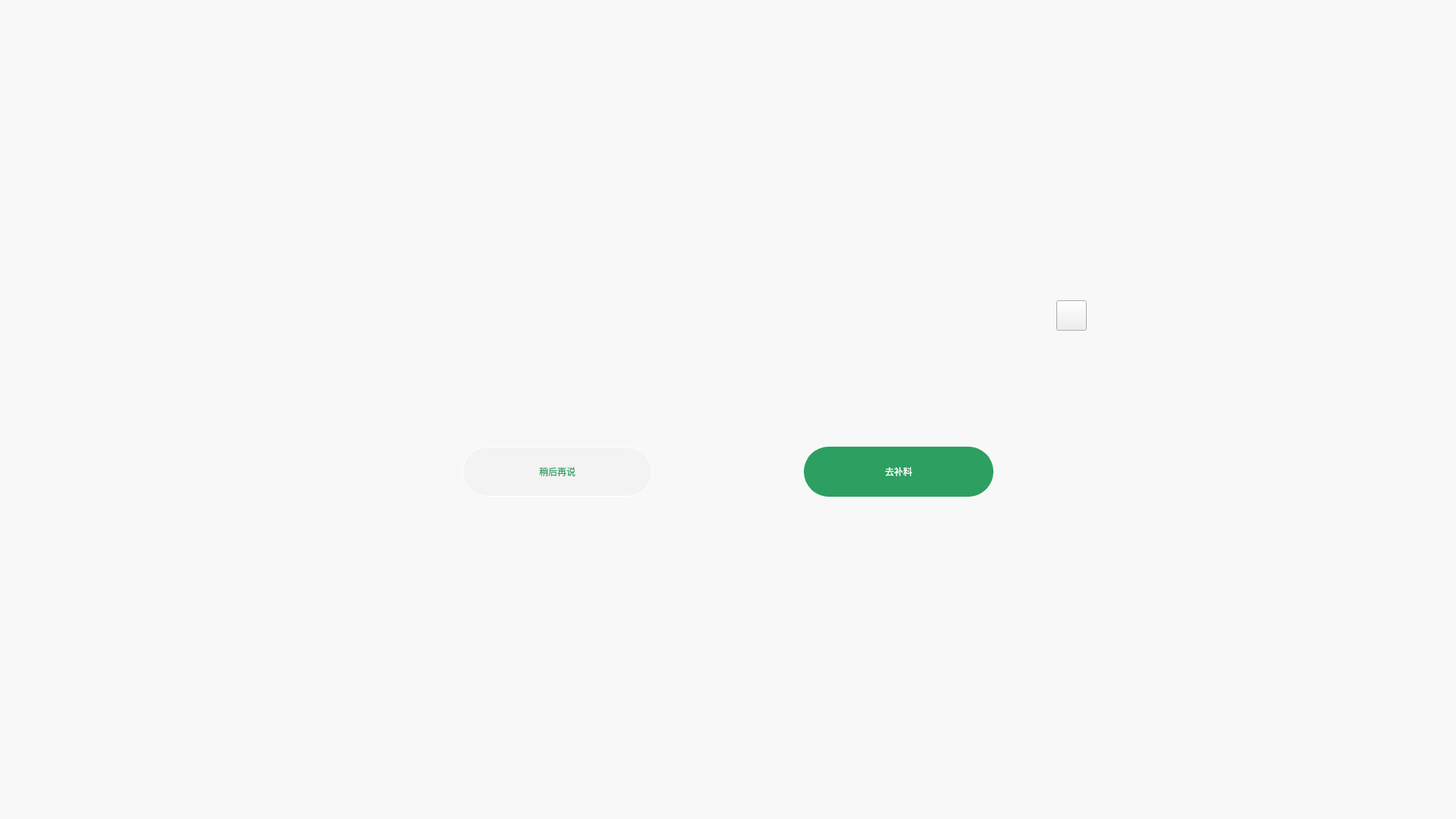
<?xml version="1.0" encoding="UTF-8"?>
<ui version="4.0">
 <class>Form</class>
 <widget class="QWidget" name="Form">
  <property name="geometry">
   <rect>
    <x>0</x>
    <y>0</y>
    <width>1920</width>
    <height>1080</height>
   </rect>
  </property>
  <property name="minimumSize">
   <size>
    <width>1920</width>
    <height>1080</height>
   </size>
  </property>
  <property name="maximumSize">
   <size>
    <width>1920</width>
    <height>1080</height>
   </size>
  </property>
  <property name="windowTitle">
   <string>Form</string>
  </property>
  <layout class="QHBoxLayout" name="horizontalLayout_5">
   <property name="spacing">
    <number>0</number>
   </property>
   <property name="leftMargin">
    <number>0</number>
   </property>
   <property name="topMargin">
    <number>0</number>
   </property>
   <property name="rightMargin">
    <number>0</number>
   </property>
   <property name="bottomMargin">
    <number>0</number>
   </property>
   <item>
    <widget class="QWidget" name="main_widget" native="true">
     <property name="styleSheet">
      <string notr="true">QWidget#main_widget{
	background-color: rgba(255, 255, 255, 150);
}
</string>
     </property>
     <layout class="QHBoxLayout" name="horizontalLayout">
      <item>
       <spacer name="horizontalSpacer_3">
        <property name="orientation">
         <enum>Qt::Horizontal</enum>
        </property>
        <property name="sizeHint" stdset="0">
         <size>
          <width>433</width>
          <height>20</height>
         </size>
        </property>
       </spacer>
      </item>
      <item>
       <widget class="QWidget" name="widget_5" native="true">
        <layout class="QVBoxLayout" name="verticalLayout_2">
         <item>
          <spacer name="verticalSpacer">
           <property name="orientation">
            <enum>Qt::Vertical</enum>
           </property>
           <property name="sizeHint" stdset="0">
            <size>
             <width>20</width>
             <height>348</height>
            </size>
           </property>
          </spacer>
         </item>
         <item>
          <widget class="QWidget" name="widget" native="true">
           <property name="minimumSize">
            <size>
             <width>1000</width>
             <height>330</height>
            </size>
           </property>
           <property name="maximumSize">
            <size>
             <width>1000</width>
             <height>330</height>
            </size>
           </property>
           <property name="styleSheet">
            <string notr="true">QWidget#widget{
	border-image: url(:/icon/order_dialog_background_2.png);
}</string>
           </property>
           <layout class="QVBoxLayout" name="verticalLayout">
            <property name="spacing">
             <number>0</number>
            </property>
            <property name="leftMargin">
             <number>0</number>
            </property>
            <property name="topMargin">
             <number>0</number>
            </property>
            <property name="rightMargin">
             <number>0</number>
            </property>
            <property name="bottomMargin">
             <number>0</number>
            </property>
            <item>
             <widget class="QWidget" name="widget_2" native="true">
              <layout class="QHBoxLayout" name="horizontalLayout_2">
               <property name="leftMargin">
                <number>0</number>
               </property>
               <property name="topMargin">
                <number>21</number>
               </property>
               <property name="rightMargin">
                <number>27</number>
               </property>
               <property name="bottomMargin">
                <number>0</number>
               </property>
               <item>
                <spacer name="horizontalSpacer">
                 <property name="orientation">
                  <enum>Qt::Horizontal</enum>
                 </property>
                 <property name="sizeHint" stdset="0">
                  <size>
                   <width>690</width>
                   <height>20</height>
                  </size>
                 </property>
                </spacer>
               </item>
               <item>
                <widget class="QPushButton" name="dialog_close_btn">
                 <property name="minimumSize">
                  <size>
                   <width>40</width>
                   <height>40</height>
                  </size>
                 </property>
                 <property name="maximumSize">
                  <size>
                   <width>40</width>
                   <height>40</height>
                  </size>
                 </property>
                 <property name="styleSheet">
                  <string notr="true">border-image:url(:/icon/conduit_dialog_close_btn.png);</string>
                 </property>
                 <property name="text">
                  <string/>
                 </property>
                </widget>
               </item>
              </layout>
             </widget>
            </item>
            <item>
             <widget class="QWidget" name="widget_3" native="true">
              <layout class="QHBoxLayout" name="horizontalLayout_4">
               <property name="leftMargin">
                <number>150</number>
               </property>
               <property name="topMargin">
                <number>40</number>
               </property>
               <property name="bottomMargin">
                <number>68</number>
               </property>
               <item>
                <widget class="QLabel" name="label">
                 <property name="minimumSize">
                  <size>
                   <width>45</width>
                   <height>45</height>
                  </size>
                 </property>
                 <property name="maximumSize">
                  <size>
                   <width>45</width>
                   <height>45</height>
                  </size>
                 </property>
                 <property name="styleSheet">
                  <string notr="true">border-image:url(:/icon/order_dialog_warn.png);</string>
                 </property>
                 <property name="text">
                  <string/>
                 </property>
                </widget>
               </item>
               <item>
                <widget class="QLabel" name="warn_msg_l">
                 <property name="styleSheet">
                  <string notr="true">color:rgb(44, 159, 97);</string>
                 </property>
                 <property name="text">
                  <string/>
                 </property>
                </widget>
               </item>
              </layout>
             </widget>
            </item>
            <item>
             <widget class="QWidget" name="widget_4" native="true">
              <layout class="QHBoxLayout" name="horizontalLayout_3">
               <property name="spacing">
                <number>0</number>
               </property>
               <property name="leftMargin">
                <number>150</number>
               </property>
               <property name="topMargin">
                <number>0</number>
               </property>
               <property name="rightMargin">
                <number>150</number>
               </property>
               <property name="bottomMargin">
                <number>50</number>
               </property>
               <item>
                <widget class="QPushButton" name="order_cancel_btn">
                 <property name="minimumSize">
                  <size>
                   <width>250</width>
                   <height>66</height>
                  </size>
                 </property>
                 <property name="maximumSize">
                  <size>
                   <width>250</width>
                   <height>66</height>
                  </size>
                 </property>
                 <property name="styleSheet">
                  <string notr="true">QPushButton#order_cancel_btn{
	background-color:rgb(243, 243, 243);
	border: 1px solid white;
	border-radius:33px;
	color:rgb(44, 159, 97);
}
QPushButton#order_cancel_btn:pressed{
	background-color:red;
	border: 1px solid rgb(44, 159, 97);
	border-radius:33px;
	color:white;
}</string>
                 </property>
                 <property name="text">
                  <string>稍后再说</string>
                 </property>
                </widget>
               </item>
               <item>
                <spacer name="horizontalSpacer_2">
                 <property name="orientation">
                  <enum>Qt::Horizontal</enum>
                 </property>
                 <property name="sizeHint" stdset="0">
                  <size>
                   <width>55</width>
                   <height>20</height>
                  </size>
                 </property>
                </spacer>
               </item>
               <item>
                <widget class="QPushButton" name="order_supple_material_btn">
                 <property name="minimumSize">
                  <size>
                   <width>250</width>
                   <height>66</height>
                  </size>
                 </property>
                 <property name="maximumSize">
                  <size>
                   <width>250</width>
                   <height>66</height>
                  </size>
                 </property>
                 <property name="styleSheet">
                  <string notr="true">QPushButton#order_supple_material_btn{
	background-color:rgb(44, 159, 97);
	border: 1px solid rgb(44, 159, 97);
	border-radius:33px;
	color:white;
}
QPushButton#order_supple_material_btn:pressed{
	background-color:white;
	border: 1px solid white;
	border-radius:33px;
	color:rgb(44, 159, 97);
}</string>
                 </property>
                 <property name="text">
                  <string>去补料</string>
                 </property>
                </widget>
               </item>
              </layout>
             </widget>
            </item>
           </layout>
          </widget>
         </item>
         <item>
          <spacer name="verticalSpacer_2">
           <property name="orientation">
            <enum>Qt::Vertical</enum>
           </property>
           <property name="sizeHint" stdset="0">
            <size>
             <width>20</width>
             <height>348</height>
            </size>
           </property>
          </spacer>
         </item>
        </layout>
       </widget>
      </item>
      <item>
       <spacer name="horizontalSpacer_4">
        <property name="orientation">
         <enum>Qt::Horizontal</enum>
        </property>
        <property name="sizeHint" stdset="0">
         <size>
          <width>433</width>
          <height>20</height>
         </size>
        </property>
       </spacer>
      </item>
     </layout>
    </widget>
   </item>
  </layout>
 </widget>
 <resources>
  <include location="../drawable/drawable.qrc"/>
 </resources>
 <connections/>
</ui>
